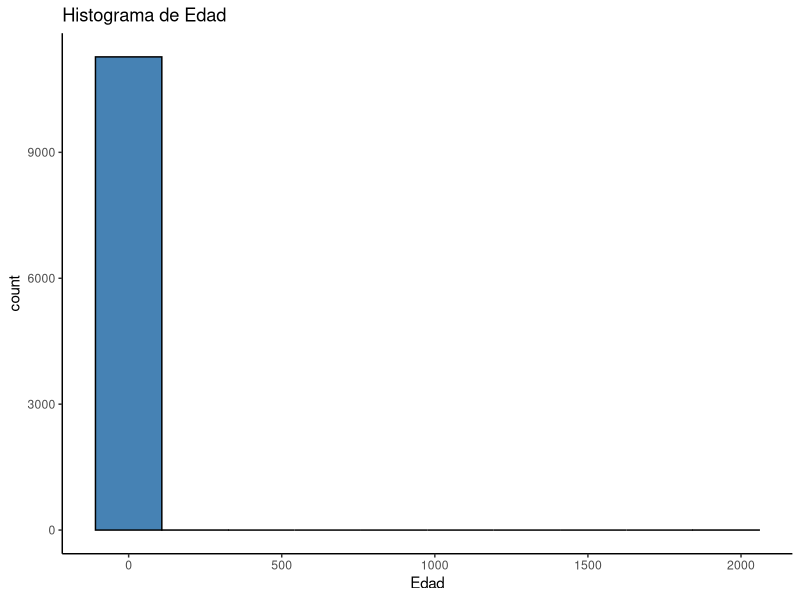
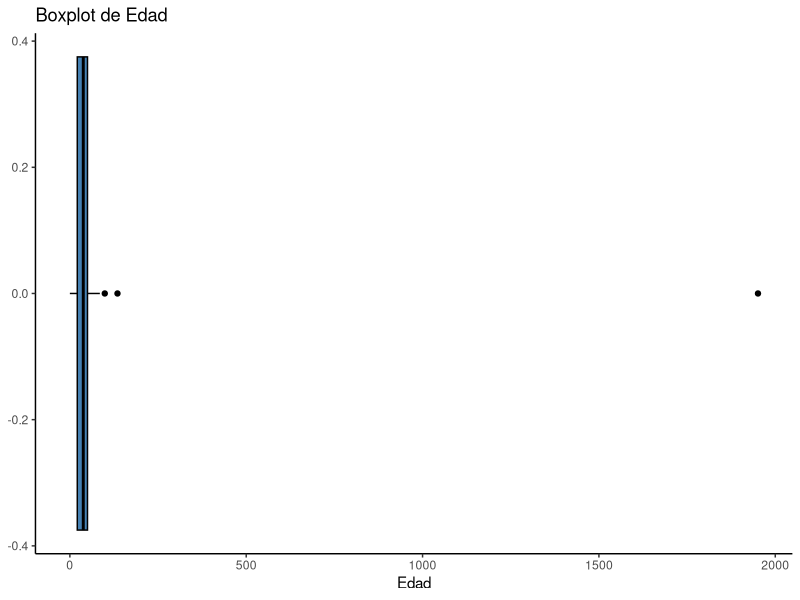
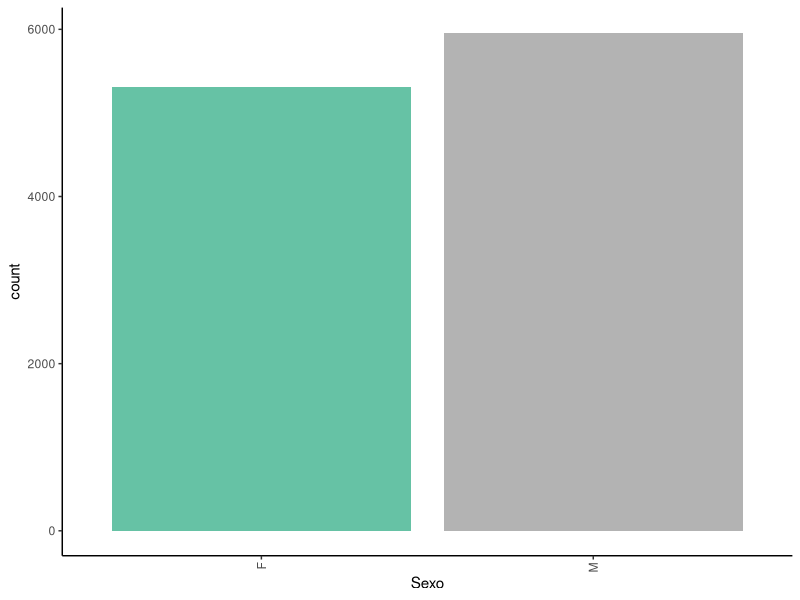
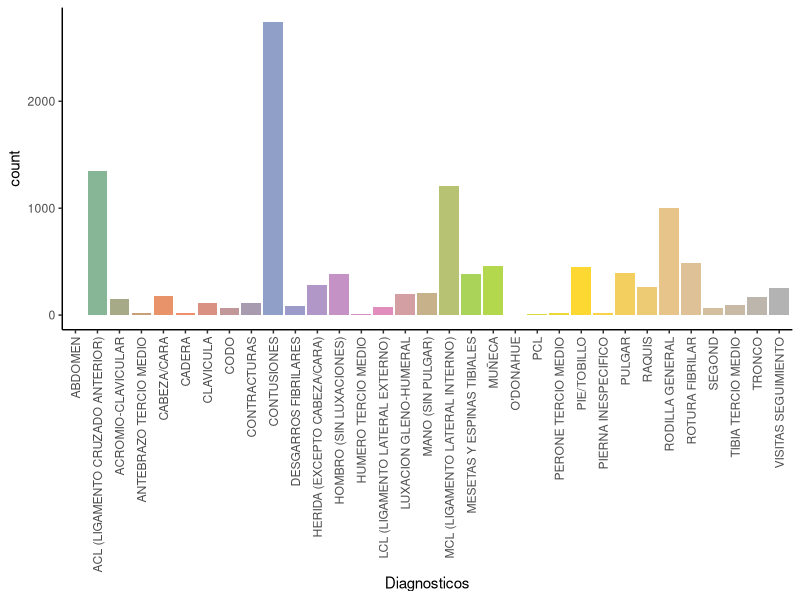
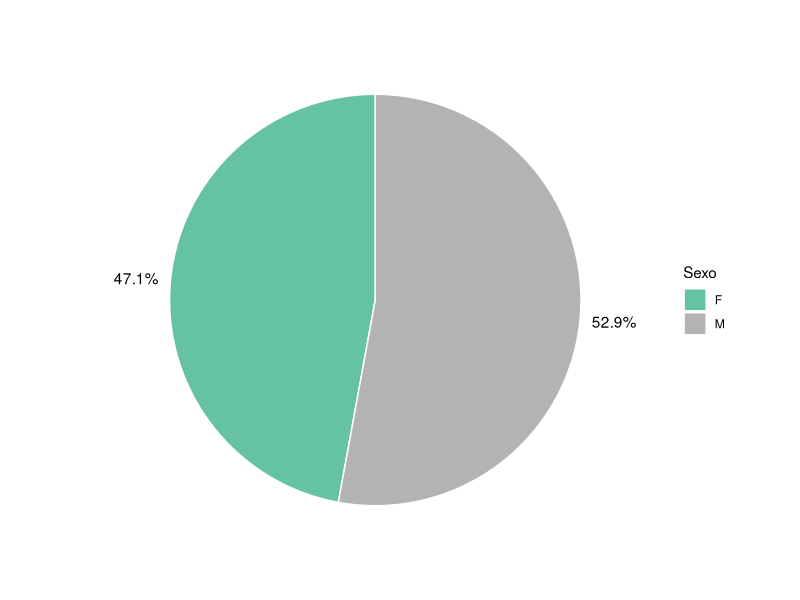
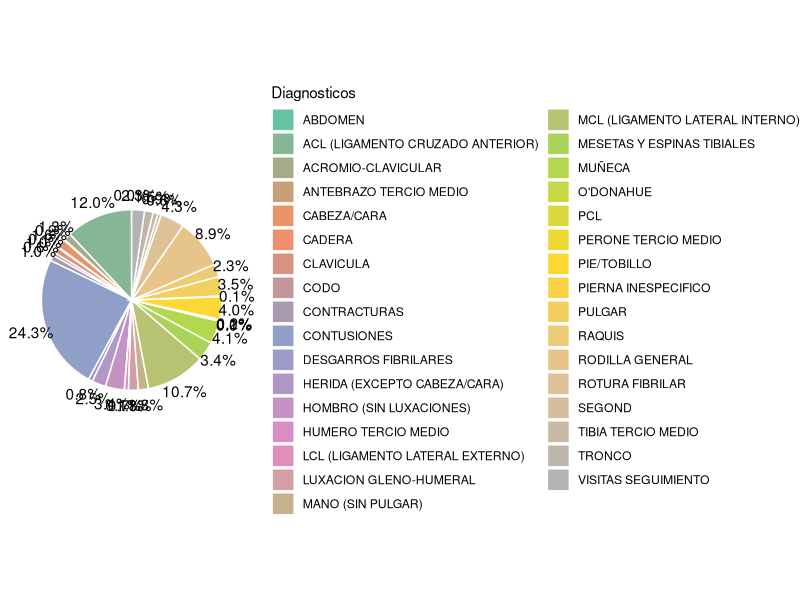
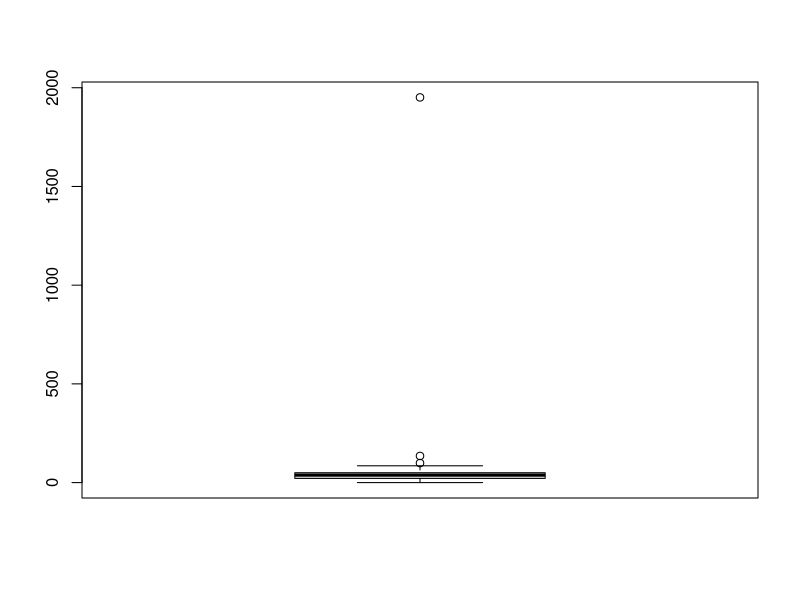
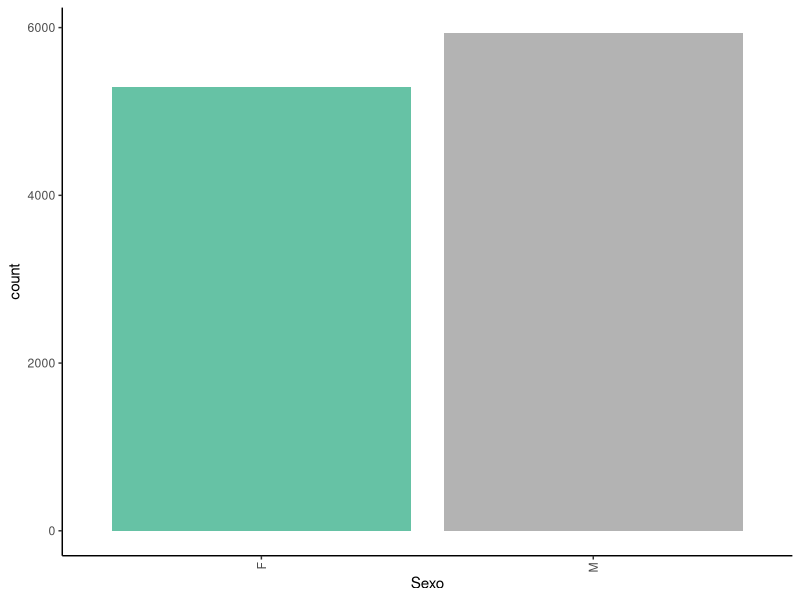

Write R code to recreate these figures, in order.
## ---- chunk 1
knitr::opts_chunk$set(echo = TRUE)
## ---- chunk 2
# Cargamos todos los paquetes necesarios
list.of.packages <- c("tidyr","ggplot2","readxl","tidyverse","lubridate","ggmap","base","RColorBrewer","kableExtra")
new.packages <- list.of.packages[!(list.of.packages %in% installed.packages()[,"Package"])]
if(length(new.packages) > 0) {
 install.packages(new.packages)
}

lapply(list.of.packages, require, character.only = T)
rm(list.of.packages, new.packages)
## ---- chunk 3
excel_sheets("Accidentes.xlsx") #Miro cuantas hojas hay en el fichero
Accidentes <- read_excel("Accidentes.xlsx")

excel_sheets("Episodios.xlsx")
sheet<-excel_sheets("Episodios.xlsx")

excel_sheets("InformesAsistencia.xlsx")
Informes <- read_excel("InformesAsistencia.xlsx")

excel_sheets("Diagnosticos.xlsx")
Diagnosticos <- read_excel("Diagnosticos.xlsx")

excel_sheets("Tratamientos.xlsx")
Tratamientos<- read_excel("Tratamientos.xlsx")

## ---- chunk 4
Episodios20 <- read_excel("Episodios.xlsx", sheet = sheet[1])
Episodios19 <- read_excel("Episodios.xlsx", sheet = sheet[2])
Episodios18 <- read_excel("Episodios.xlsx", sheet = sheet[3])
Episodios17 <- read_excel("Episodios.xlsx", sheet = sheet[4])
Episodios<-rbind(Episodios20,Episodios19,Episodios18,Episodios17)
## ---- chunk 5
Diagn<- read_excel("Diagnosticos.xlsx",sheet = "Hoja1")
Diagn2<- read_excel("Diagnosticos.xlsx")
nrow(Diagn)
nrow(Diagn2)

colnames(Diagn)[1]<-"Diagnostico"
colnames(Diagn2)[4]<-"Diagnostico"

Diagn2$Group<-NA
Diagn2$Group[grep("CARA",Diagn2$Diagnostico)]<-"CABEZA/CARA"
Diagn2$Group[grep("CONTUSIÓN",Diagn2$Diagnostico)]<-"CONTUSIONES"
Diagn2$Group[grep("CONTUSION",Diagn2$Diagnostico)]<-"CONTUSIONES"
Diagn2$Group[grep("CONTRACTURA",Diagn2$Diagnostico)]<-"CONTRACTURAS"
Diagn2$Group[grep("RODILLA",Diagn2$Diagnostico)]<-"RODILLA GENERAL"

for(i in 1:nrow(Diagn)){
 positions<- grep(Diagn$Diagnostico[i],Diagn2$Diagnostico, fixed=TRUE)
 Diagn2$Group[positions]<-Diagn$Grupo[i]
}

Diagnosticos<-Diagn2
rm(Diagn,Diagn2)
unique(Diagnosticos$Group)
## ---- chunk 6
head(Accidentes)
head(Episodios)   
head(Informes)    
head(Diagnosticos)    
head(Tratamientos)   

str(Accidentes)
str(Episodios)   
str(Informes)    
str(Diagnosticos)    
str(Tratamientos)
## ---- chunk 7
# Accidentes
length(table(Accidentes$Sexo))
length(table(Accidentes$Provincia))

# Episodios
length(table(Episodios$Episodio))
length(table(Episodios$`Tipo Episodio`))

# Informes
length(table(Informes$`Informe de Asistencia`))

# Diagnósticos
length(table(Diagnosticos$Diagnostico))
length(table(Diagnosticos$Group))

# Tratamientos
length(table(Tratamientos$Tratamiento))
## ---- chunk 8
Data<-inner_join(Accidentes, Diagnosticos, by="IdHistorico")
## ---- chunk 9
Data<-Data[,c(3,4,5,10)]
names(Data)[4]<-"Diagnosticos"
## ---- chunk 10
head(Data)  #kable(Data) %>% kable_styling()
dim(Data)
summary(Data)
## ---- chunk 11
ListaVar<-sapply(Data,class)
ListaVar
Variables_Cat <- which(ListaVar == "character")
Variables_Num <- which(ListaVar == "numeric")
Variables_Cat<-colnames(Data)[Variables_Cat]
Variables_Num<-colnames(Data)[Variables_Num]
## ---- chunk 12
str(Data)
## ---- chunk 13
#Gráficamente
 ggplot(Data, aes(x=Edad)) + geom_histogram(bins=10,col='black', fill="steelblue") + ggtitle(paste("Histograma de","Edad")) + xlab("Edad") + theme_classic()
 ggplot(Data, aes(x=Edad)) + geom_boxplot(col='black', fill="steelblue") + ggtitle(paste("Boxplot de","Edad")) + xlab("Edad") + theme_classic()

 #Analiticamente
sapply(Data[,Variables_Num],summary)  #kable(sapply(Data[,Variables_Num],summary)) %>% kable_style()
## ---- chunk 14
#Analiticamente
sapply(Data[,Variables_Cat],table)  #Categorias de cada variable
sapply(Data[,Variables_Cat],function(x){ nrow(table(x))}) # Número de categorias de cada variable

#Covertimos todas las variables charachter a factor
Data[,Variables_Cat]<-lapply(Data[,Variables_Cat],as.factor)

#Gráficamente
loopCat <- function(names) {
  n.use<-sym(names)
  nb.cols<-length(levels(Data[[n.use]]))
  mycolors <- colorRampPalette(brewer.pal(8, "Set2"))(nb.cols)
  plotbar <- ggplot(Data) + geom_bar(aes(x=!! n.use, fill=!! n.use),show.legend=FALSE) +
          scale_fill_manual(values =mycolors) + theme_classic() + theme(axis.text.x = element_text(angle = 90, vjust = 0.5, hjust=1))
  return(plotbar)
}

loopCat1 <- function(names) {
  #Parametros pre gráfica
  n.use<-sym(names)
  nb.cols<-length(levels(Data[[n.use]]))
  mycolors <- colorRampPalette(brewer.pal(8, "Set2"))(nb.cols)
  per <- Data %>% count(!! n.use) %>% mutate(pct = n / sum(n))
  #Gráfica
  pieplot<-ggplot(per, aes(x = "", y = pct, fill = !! n.use )) +
  geom_bar(stat = "identity", color = "white") +
  geom_text(aes(x = 1.6, label = scales::percent(pct, accuracy = .1)), position = position_stack(vjust = .5)) + scale_fill_manual(values =mycolors) + coord_polar(theta="y") + theme_void()
 
  return(pieplot)
}

lapply(Variables_Cat,loopCat)
lapply(Variables_Cat,loopCat1)
## ---- chunk 15
sum(is.na(Data))
sapply(Data, function(x) sum(is.na(x)))   #kable(sapply(Data, function(x) sum(is.na(x)))) %>% kable_styling()
## ---- chunk 16
Outliers<-boxplot(Data$Edad)$out             #Detectamos los outliers
Outliers
## ---- chunk 17
Remove<-which(Data$Edad>=min(Outliers))
Data<-Data[-Remove,]
## ---- chunk 18
table(Data$Edad)
length(which(Data$Edad<3))
## ---- chunk 19
Remove<-which(Data$Edad<3)
Data<-Data[-Remove,]
## ---- chunk 20
breakPoints <- c(0, 15, 29, 50, Inf)
categories <- c("0-15", "16-29", "30-50", ">=51")
 
Data$Edad <- cut(Data$Edad, breaks = breakPoints, labels = categories)
Variables_Cat<-c(Variables_Cat,"Edad")
## ---- chunk 21
table(Data$Diagnosticos) #kable(table(Data$Diagnosticos)) %>% kable_styling()
## ---- chunk 22
which(table((Data$Diagnosticos))<100)
names<-names(which(table((Data$Diagnosticos))<100))

Data$Diagnosticos<-as.character(Data$Diagnosticos)
for(i in names){
  Data$Diagnosticos[grep(i,Data$Diagnosticos,fixed = TRUE)]<-"OTROS"
}

Data$Diagnosticos<-as.factor(Data$Diagnosticos)
table(Data$Diagnosticos)
## ---- chunk 23
Date <- Data$`Fecha Visita`
Date<-as.factor(month(as.POSIXlt(Date, format="%m/%d/%Y")))
levels(Date)<-c("Enero","Febrero","Marzo","Abril","Noviembre","Diciembre")
Data$Mes<-Date
Variables_Cat<-c(Variables_Cat,"Mes")
## ---- chunk 24
Data$`Fecha Visita`<-NULL
head(Data)
## ---- chunk 25
sapply(Data,function(x){sum(is.na(x))})
## ---- chunk 26
Data<-data.frame(lapply(Data,as.factor))
str(Data)
## ---- chunk 27
loopCat <- function(names) {
  n.use<-sym(names)
  nb.cols<-length(levels(Data[[n.use]]))
  mycolors <- colorRampPalette(brewer.pal(8, "Set2"))(nb.cols)
  plotbar <- ggplot(Data) + geom_bar(aes(x=!! n.use, fill=!! n.use),show.legend=FALSE) +
          scale_fill_manual(values =mycolors) +theme_classic() + theme(axis.text.x = element_text(angle = 90, vjust = 0.5, hjust=1))
  return(plotbar)
}

loopCat1 <- function(names) {
  #Parametros pre gráfica
  n.use<-sym(names)
  nb.cols<-length(levels(Data[[n.use]]))
  mycolors <- colorRampPalette(brewer.pal(8, "Set2"))(nb.cols)
  per <- Data %>% count(!! n.use) %>% mutate(pct = n / sum(n))
  #Gráfica
  pieplot<-ggplot(per, aes(x = "", y = pct, fill = !! n.use )) +
  geom_bar(stat = "identity", color = "white") +
  geom_text(aes(x = 1.6, label = scales::percent(pct, accuracy = .1)), position = position_stack(vjust = .5)) + scale_fill_manual(values =mycolors) + coord_polar(theta="y") + theme_void()
 
  return(pieplot)
}


lapply(names(Data),loopCat)
lapply(names(Data),loopCat)[[3]] # Para poder ver bien la gráfica de la variable Diagnosticos
lapply(names(Data),loopCat1)
## ---- chunk 28
loopbivarCat <- function(names) {
  n.use<-sym(names)
  plotbar<-ggplot(Data, aes(x =Diagnosticos, fill = !! n.use)) + geom_bar(position = "fill") + ggtitle(paste0("Diagnostico en función de: ",names)) + theme_classic() + xlab("Diagnósticos") + ylab("Densidad") + theme(axis.text.x = element_text(angle = 90, vjust = 0.5, hjust=1))
  return(plotbar)
}

names<-c("Sexo","Edad","Mes")
lapply(names,loopbivarCat)
## ---- chunk 29
ggplot(Data, aes(x = Edad, fill = Sexo)) + geom_bar(position = "fill") + ggtitle(paste0("Contratación del producto por:",names)) + theme_classic() + xlab(names) + ylab("Densidad") + theme(axis.text.x = element_text(angle = 90, vjust = 0.5, hjust=1))
## ---- chunk 30
#path<-"C:/Users/X541UJ/Desktop/TFG/Analisis_propio/Análisis/Multivariante/ACM"
#path2<-"C:/Users/X541UJ/Desktop/TFG/Analisis_propio/Análisis/Multivariante/Reglas de Asociación"
#save(Data,file =paste0(path,"/DataProcesada.RData"))
#save(Data,file =paste0(path2,"/DataProcesada.RData"))
#Lo guardamos en la carpeta de clustering para seguir
#save.image("Resultados.RData")
